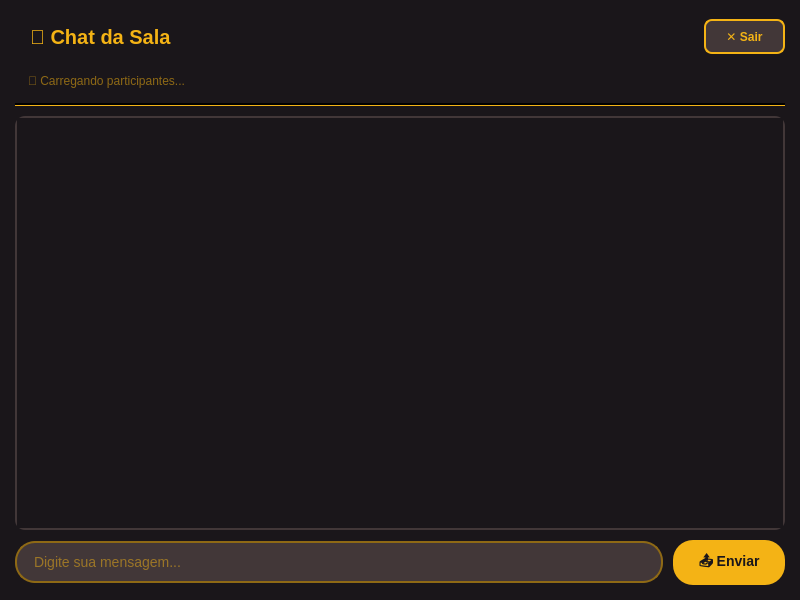
<?xml version="1.0" encoding="UTF-8"?>
<ui version="4.0">
 <class>ChatMateria</class>
 <widget class="QDialog" name="ChatMateria">
  <property name="geometry">
   <rect>
    <x>0</x>
    <y>0</y>
    <width>800</width>
    <height>600</height>
   </rect>
  </property>
  <property name="windowTitle">
   <string>💬 Chat - EducaUTFPR</string>
  </property>
  <property name="styleSheet">
   <string notr="true">
QDialog {
    background-color: #1A161A;
}

QLabel {
    color: #F4B315;
}

QScrollArea {
    border: 2px solid #423738;
    border-radius: 10px;
    background-color: #1A161A;
}

QWidget#chatContainer {
    background-color: #1A161A;
}

QLineEdit#mensagemEdit {
    background-color: #423738;
    color: #F4B315;
    border: 2px solid #8E6915;
    border-radius: 20px;
    padding: 10px 15px;
    font-size: 14px;
}

QLineEdit#mensagemEdit:focus {
    border-color: #F4B315;
}

QPushButton#enviarButton {
    background-color: #F4B315;
    color: #1A161A;
    border: none;
    border-radius: 20px;
    padding: 10px 25px;
    font-weight: bold;
    font-size: 14px;
}

QPushButton#enviarButton:hover {
    background-color: #D3AF35;
}

QPushButton#sairButton {
    background-color: #423738;
    color: #F4B315;
    border: 2px solid #F4B315;
    border-radius: 8px;
    padding: 8px 20px;
    font-weight: bold;
}

QPushButton#sairButton:hover {
    background-color: #524447;
}

QLabel#tituloSalaLabel {
    font-size: 20px;
    font-weight: bold;
    color: #F4B315;
    padding: 10px;
}

QLabel#participantesLabel {
    font-size: 12px;
    color: #8E6915;
    padding: 5px 10px;
}
   </string>
  </property>
  
  <layout class="QVBoxLayout" name="verticalLayout">
   <property name="spacing">
    <number>10</number>
   </property>
   <property name="leftMargin">
    <number>15</number>
   </property>
   <property name="topMargin">
    <number>15</number>
   </property>
   <property name="rightMargin">
    <number>15</number>
   </property>
   <property name="bottomMargin">
    <number>15</number>
   </property>
   
   <!-- CABEÇALHO -->
   <item>
    <layout class="QHBoxLayout" name="headerLayout">
     <item>
      <widget class="QLabel" name="tituloSalaLabel">
       <property name="text">
        <string>💬 Chat da Sala</string>
       </property>
      </widget>
     </item>
     <item>
      <spacer name="horizontalSpacer">
       <property name="orientation">
        <enum>Qt::Horizontal</enum>
       </property>
       <property name="sizeHint" stdset="0">
        <size>
         <width>40</width>
         <height>20</height>
        </size>
       </property>
      </spacer>
     </item>
     <item>
      <widget class="QPushButton" name="sairButton">
       <property name="text">
        <string>✕ Sair</string>
       </property>
       <property name="minimumSize">
        <size>
         <width>80</width>
         <height>35</height>
        </size>
       </property>
      </widget>
     </item>
    </layout>
   </item>
   
   <!-- PARTICIPANTES -->
   <item>
    <widget class="QLabel" name="participantesLabel">
     <property name="text">
      <string>👥 Carregando participantes...</string>
     </property>
    </widget>
   </item>
   
   <!-- LINHA SEPARADORA -->
   <item>
    <widget class="Line" name="line">
     <property name="styleSheet">
      <string notr="true">background-color: #F4B315;</string>
     </property>
     <property name="frameShadow">
      <enum>QFrame::Plain</enum>
     </property>
     <property name="lineWidth">
      <number>2</number>
     </property>
     <property name="orientation">
      <enum>Qt::Horizontal</enum>
     </property>
    </widget>
   </item>
   
   <!-- ÁREA DE MENSAGENS -->
   <item>
    <widget class="QScrollArea" name="scrollArea">
     <property name="widgetResizable">
      <bool>true</bool>
     </property>
     <property name="frameShape">
      <enum>QFrame::StyledPanel</enum>
     </property>
     <widget class="QWidget" name="chatContainer">
      <property name="geometry">
       <rect>
        <x>0</x>
        <y>0</y>
        <width>766</width>
        <height>400</height>
       </rect>
      </property>
     </widget>
    </widget>
   </item>
   
   <!-- ÁREA DE INPUT -->
   <item>
    <layout class="QHBoxLayout" name="inputLayout">
     <property name="spacing">
      <number>10</number>
     </property>
     <item>
      <widget class="QLineEdit" name="mensagemEdit">
       <property name="placeholderText">
        <string>Digite sua mensagem...</string>
       </property>
       <property name="minimumHeight">
        <number>45</number>
       </property>
      </widget>
     </item>
     <item>
      <widget class="QPushButton" name="enviarButton">
       <property name="text">
        <string>📤 Enviar</string>
       </property>
       <property name="minimumSize">
        <size>
         <width>100</width>
         <height>45</height>
        </size>
       </property>
      </widget>
     </item>
    </layout>
   </item>
   
  </layout>
 </widget>
 <resources/>
 <connections/>
</ui>
